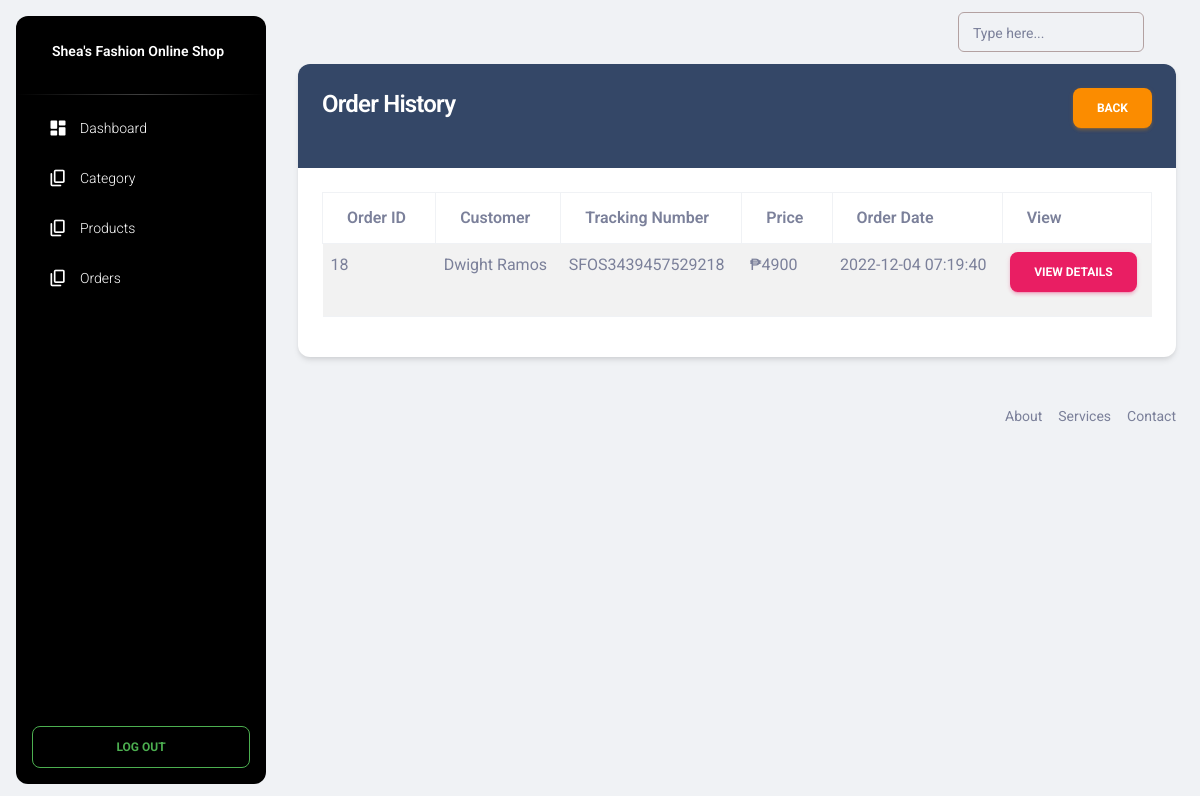
/adminpanel/order-history.php, run on the app's committed database.
### tables this page shows
CREATE TABLE `orders` (
  `id` int(11) NOT NULL,
  `tracking_no` varchar(200) NOT NULL,
  `cust_id` int(200) NOT NULL,
  `name` varchar(200) NOT NULL,
  `email` varchar(200) NOT NULL,
  `phone` varchar(200) NOT NULL,
  `address` mediumtext NOT NULL,
  `postalcode` int(200) NOT NULL,
  `total_price` int(200) NOT NULL,
  `payment_mode` varchar(200) NOT NULL,
  `payment_id` varchar(200) DEFAULT NULL,
  `status` tinyint(4) NOT NULL DEFAULT 0,
  `comments` varchar(255) DEFAULT NULL,
  `created_at` timestamp NOT NULL DEFAULT current_timestamp()
);

### functions/myfunctions.php (called while the page is built, shortened)
<?php
include('../config/dbcon.php');
function getOrderHistory()
{
    global $con;
    $query = "SELECT * FROM orders WHERE status!='0'";
    return $query_run = mysqli_query($con, $query);
}
?>

### adminpanel/order-history.php (the view)
<?php
include("includes/header.php");
include("../functions/myfunctions.php");
?>
<div class="container">
    <div class="row">
        <div class="col-md-12">
            <div class="card">
                <div class="card-header bg-dark">
                    <h4 class="text-white">Order History
                        <a href="orders.php" class="btn btn-warning float-end">Back</a>
                    </h4>
                </div>
                <div class="card-body" id="">
                    <table class="table table-bordered table-striped">
                        <thead>
                            <tr>
                                <th>Order ID</th>
                                <th>Customer</th>
                                <th>Tracking Number</th>
                                <th>Price</th>
                                <th>Order Date</th>
                                <th>View</th>
                            </tr>
                        </thead>
                        <tbody>
                            <?php
                                $orders = getOrderHistory();
                                if(mysqli_num_rows($orders) > 0)
                                {
                                    foreach ($orders as $item) {
                                    ?>
                                        <tr>
                                            <td><?= $item['id']; ?></td>
                                            <td><?= $item['name']; ?></td>
                                            <td><?= $item['tracking_no']; ?></td>
                                            <td>₱<?= $item['total_price']; ?></td>
                                            <td><?= $item['created_at']; ?></td>
                                            <td>
                                                <a href="view-order.php?trackingnumber=<?= $item['tracking_no']; ?>" class="btn btn-primary">View Details</a>
                                            </td>
                                        </tr>
                                    <?php
                                    }
                                }else{
                                    ?>
                                         <tr>
                                            <td colspan="5">No Orders Yet</td>
                                        </tr>
                                    <?php
                                }
                            ?>
                        </tbody>
                    </table>
                </div>
            </div>
        </div>
    </div>
</div>
<?php include("includes/footer.php"); ?>

### data on the page
orders: id "18", name "Dwight Ramos", tracking_no "SFOS3439457529218", total_price "4900", created_at "2022-12-04 07:19:40"
